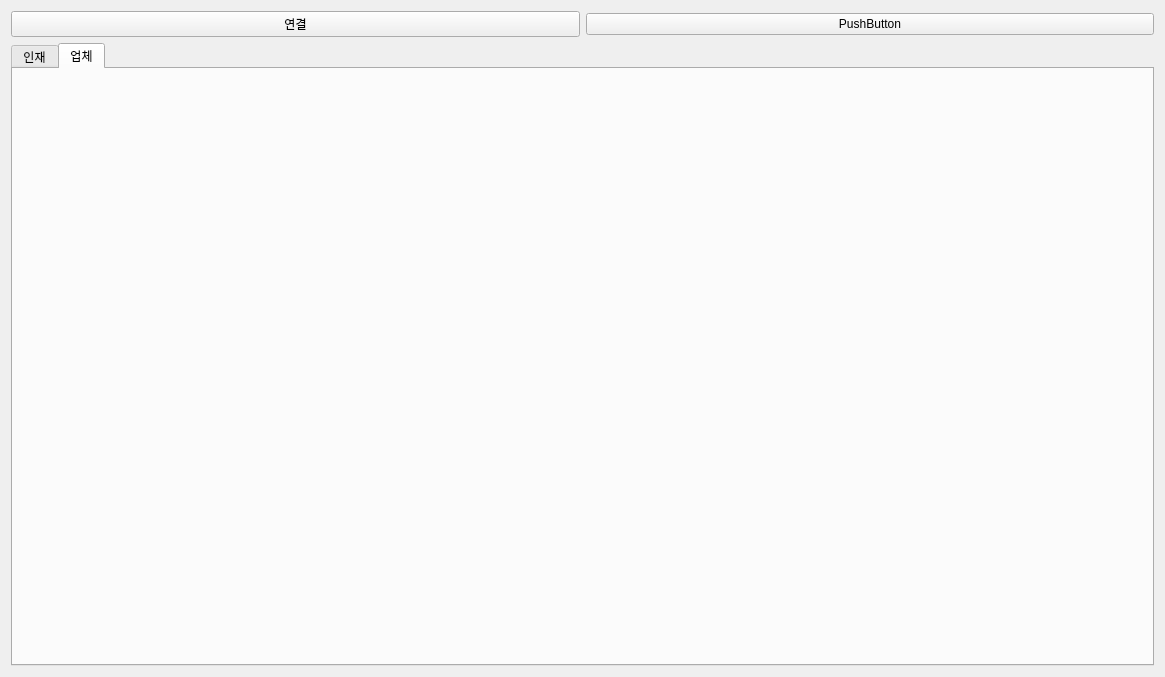
<?xml version="1.0" encoding="UTF-8"?>
<ui version="4.0">
 <class>MainWindow</class>
 <widget class="QMainWindow" name="MainWindow">
  <property name="geometry">
   <rect>
    <x>0</x>
    <y>0</y>
    <width>1165</width>
    <height>677</height>
   </rect>
  </property>
  <property name="windowTitle">
   <string>MainWindow</string>
  </property>
  <widget class="QWidget" name="centralWidget">
   <layout class="QVBoxLayout" name="verticalLayout">
    <item>
     <layout class="QHBoxLayout" name="horizontalLayout">
      <item>
       <widget class="QPushButton" name="pushButton_connectDB">
        <property name="text">
         <string>연결</string>
        </property>
       </widget>
      </item>
      <item>
       <widget class="QPushButton" name="pushButton_2">
        <property name="text">
         <string>PushButton</string>
        </property>
       </widget>
      </item>
     </layout>
    </item>
    <item>
     <widget class="QTabWidget" name="tabWidget_main">
      <property name="currentIndex">
       <number>1</number>
      </property>
      <widget class="QWidget" name="tab_hr">
       <attribute name="title">
        <string>인재</string>
       </attribute>
      </widget>
      <widget class="QWidget" name="tab_company">
       <attribute name="title">
        <string>업체</string>
       </attribute>
      </widget>
     </widget>
    </item>
   </layout>
  </widget>
 </widget>
 <layoutdefault spacing="6" margin="11"/>
 <resources/>
 <connections/>
</ui>
